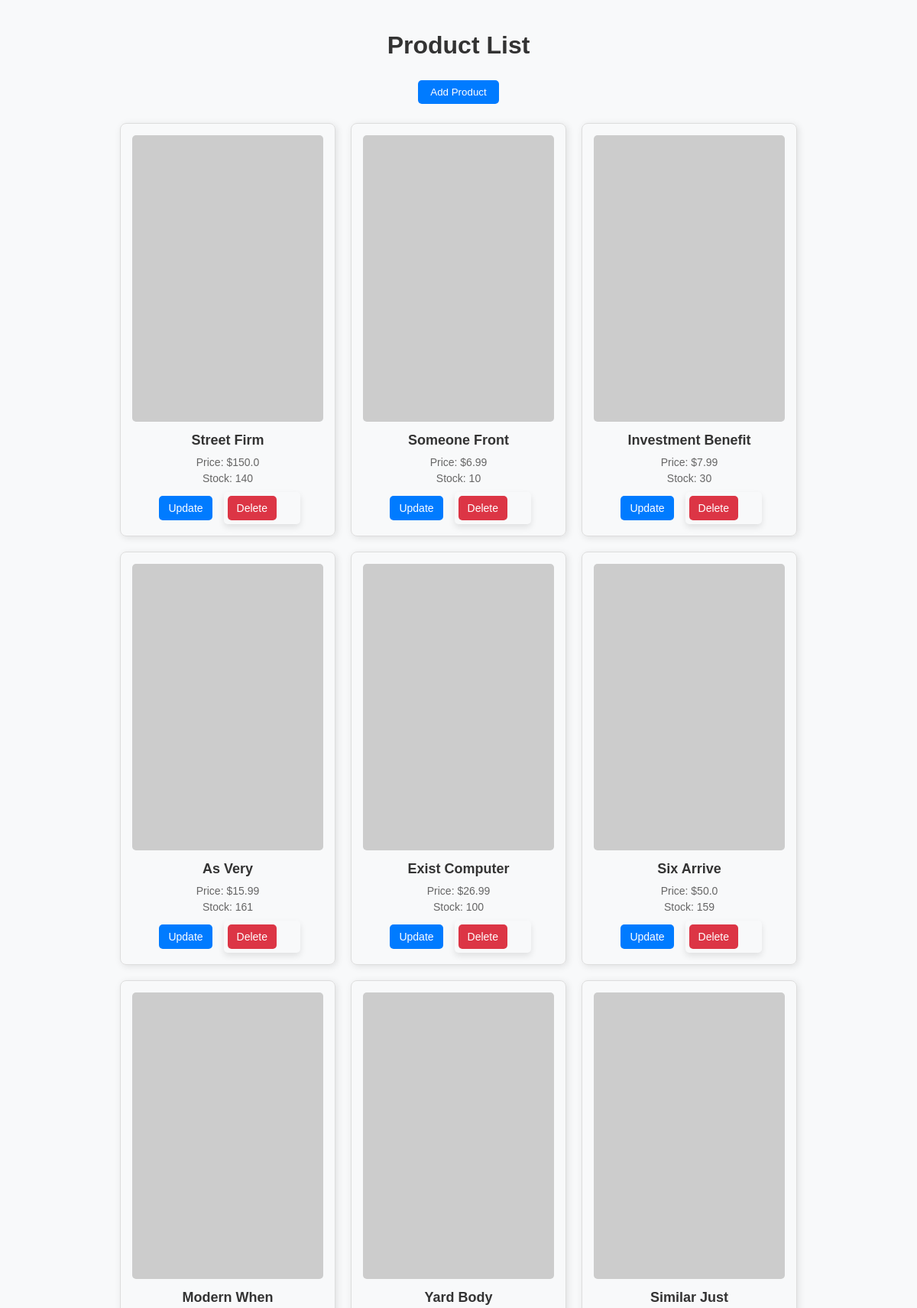
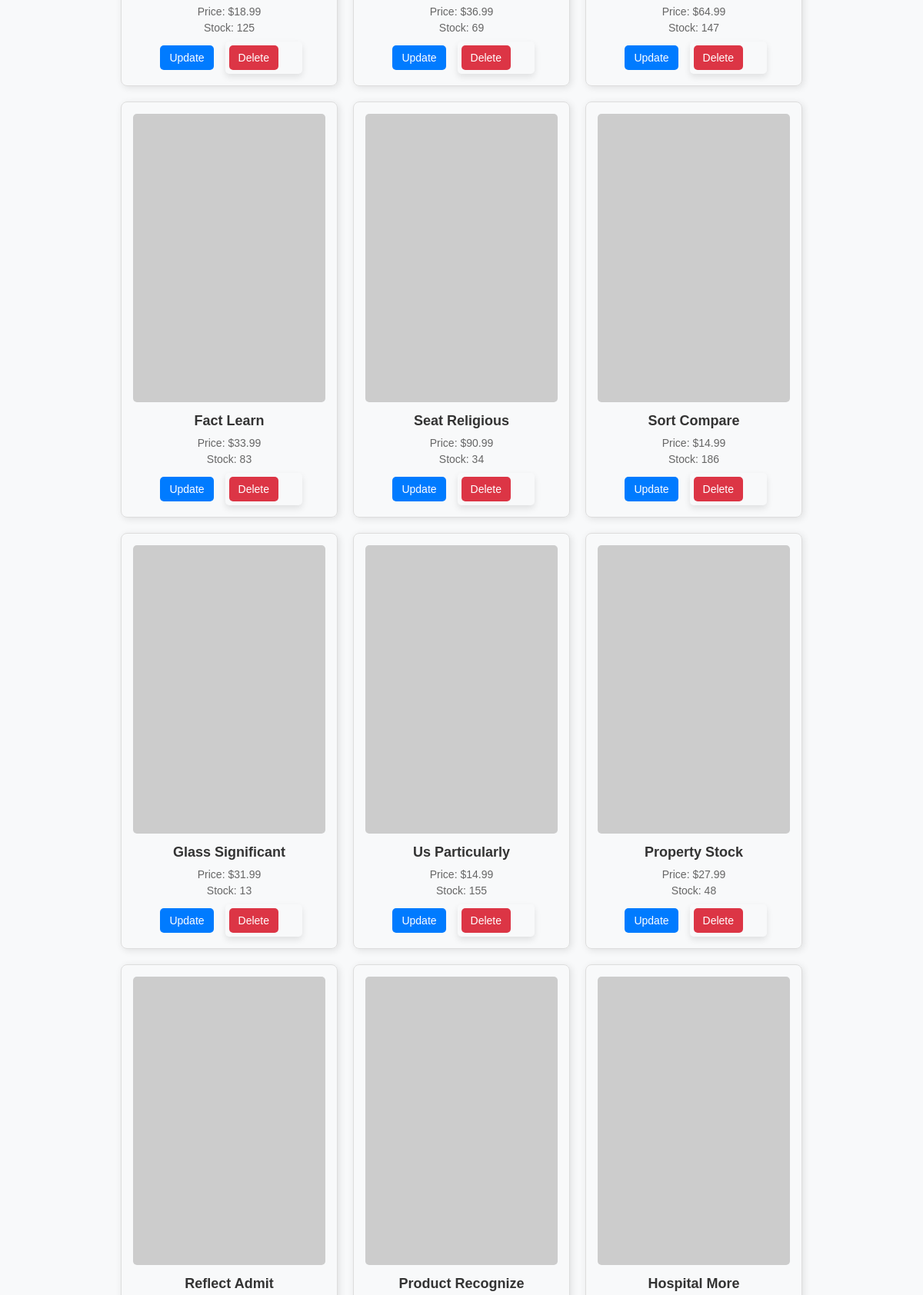
The page /home_admin (signed in, upper part) on the database its author committed (2 pictures, top to bottom).
### tables this page shows
CREATE TABLE products (
            id INTEGER PRIMARY KEY,
            name TEXT NOT NULL,
            price REAL NOT NULL,
            stock INTEGER NOT NULL,
            image_url TEXT
        );

### app.py (the view)
@app.route("/home_admin")
@login_required
def index_admin():
    conn = get_db()
    products = conn.execute("SELECT * FROM products").fetchall()
    conn.close()
    return render_template("home_admin.html", products=products)

### app.py (called while the page is built)
@login_manager.user_loader
def load_user(user_id):
    conn = get_db()
    user = conn.execute("SELECT * FROM users WHERE id = ?", (user_id,)).fetchone()
    conn.close()
    if user:
        return User(
            user["id"],
            user["FirstName"],
            user["LastName"],
            user["Email"],
            user["phoneNum"],
            user["password"],
            user["is_admin"],
        )
    return None  # Explicitly return None if the user is not found

def get_db():
    conn = sqlite3.connect("database.db")  # Ensure this is your actual DB file
    conn.row_factory = sqlite3.Row  # Enable dictionary-like access
    return conn

### templates/home_admin.html (shortened to what this page needs)
<!DOCTYPE html>
<html lang="en">
<head>
    <link rel="stylesheet" href="{{ url_for('static', filename='styles.css') }}">
</head>
<body>
    <h1>Product List</h1>
    <a href="{{ url_for('add_product') }}"><button>Add Product</button></a>
    <div class="product-container">
        {% for product in products %}
        <div class="product-card">
            <img src="{{ product.image_url }}" alt="{{ product.name }}">
            <h3>{{ product.name }}</h3>
            <p>Price: ${{ product.price }}</p>
            <p>Stock: {{ product.stock }}</p>
            <div class="product-actions">
                <a href="{{ url_for('update_product', product_id=product.id) }}">
                    <button class="update-btn">Update</button>
                </a>
                <form action="{{ url_for('delete_product', product_id=product.id) }}" method="POST" class="delete-form">
                    <button type="submit" class="delete-btn" onclick="return confirm('Are you sure you want to delete this product?')">Delete</button>
                </form>
            </div>
        </div>
        {% endfor %}
    </div>
</body>
</html>

### static/styles.css (style rules this page uses)
body { font-family: Arial, sans-serif; background-color: #f8f9fa; margin: 0; padding: 20px; text-align: center; }
h1, h2 { color: #333; }
a { text-decoration: none; color: white; }
.product-container { display: flex; flex-wrap: wrap; justify-content: center; gap: 20px; padding: 20px; }
.product-card { width: 250px; padding: 15px; border: 1px solid #ddd; border-radius: 8px; box-shadow: 2px 2px 10px rgba(0, 0, 0, 0.1); text-align: center; }
.product-card img { width: 100%; height: auto; border-radius: 5px; }
.product-card h3 { margin: 10px 0; font-size: 18px; color: #333; }
.product-card p { margin: 5px 0; color: #666; font-size: 14px; }
button { background-color: #007bff; color: white; border: none; padding: 8px 16px; margin: 5px; cursor: pointer; border-radius: 5px; transition: 0.3s; }
form { width: 40%; margin: 20px auto; background: white; padding: 20px; border-radius: 5px; box-shadow: 0px 4px 8px rgba(0, 0, 0, 0.1); text-align: left; }
.product-actions { display: flex; justify-content: center; align-items: center; gap: 10px; margin-top: 10px; }
.delete-form { display: inline; margin: 0; padding: 0; border: none; background: none; }
.update-btn, .delete-btn { background-color: #007bff; color: white; border: none; padding: 8px 12px; cursor: pointer; border-radius: 5px; transition: 0.3s; font-size: 14px; display: inline-block; }
.delete-btn { background-color: #dc3545; }

### rows shown on the page
products: name "Street Firm", price "150.0", stock "140"
products: name "Someone Front", price "6.99", stock "10"
products: name "Investment Benefit", price "7.99", stock "30"
products: name "As Very", price "15.99", stock "161"
products: name "Exist Computer", price "26.99", stock "100"
products: name "Six Arrive", price "50.0", stock "159"
products: name "Modern When", price "18.99", stock "125"
products: name "Yard Body", price "36.99", stock "69"
products: name "Similar Just", price "64.99", stock "147"
products: name "Fact Learn", price "33.99", stock "83"
products: name "Seat Religious", price "90.99", stock "34"
products: name "Sort Compare", price "14.99", stock "186"
products: name "Glass Significant", price "31.99", stock "13"
products: name "Us Particularly", price "14.99", stock "155"
products: name "Property Stock", price "27.99", stock "48"
products: name "Reflect Admit"
products: name "Product Recognize"
products: name "Hospital More"
